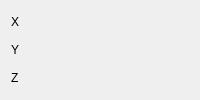
           <widget class="QWidget" name="tab_12">
            <attribute name="title">
             <string>Angles</string>
            </attribute>
            <layout class="QGridLayout" name="gridLayout_7">
             <item row="2" column="0">
              <widget class="QLabel" name="euler_z_label">
               <property name="maximumSize">
                <size>
                 <width>25</width>
                 <height>16777215</height>
                </size>
               </property>
               <property name="text">
                <string>Z</string>
               </property>
              </widget>
             </item>
             <item row="1" column="0">
              <widget class="QLabel" name="euler_y_label">
               <property name="maximumSize">
                <size>
                 <width>25</width>
                 <height>16777215</height>
                </size>
               </property>
               <property name="text">
                <string>Y</string>
               </property>
              </widget>
             </item>
             <item row="0" column="0">
              <widget class="QLabel" name="euler_x_label">
               <property name="maximumSize">
                <size>
                 <width>25</width>
                 <height>16777215</height>
                </size>
               </property>
               <property name="text">
                <string>X</string>
               </property>
              </widget>
             </item>
             <item row="0" column="1">
              <widget class="QLabel" name="euler_x_panel">
               <property name="text">
                <string/>
               </property>
              </widget>
             </item>
             <item row="1" column="1">
              <widget class="QLabel" name="euler_y_panel">
               <property name="text">
                <string/>
               </property>
              </widget>
             </item>
             <item row="2" column="1">
              <widget class="QLabel" name="euler_z_panel">
               <property name="text">
                <string/>
               </property>
              </widget>
             </item>
            </layout>
           </widget>
